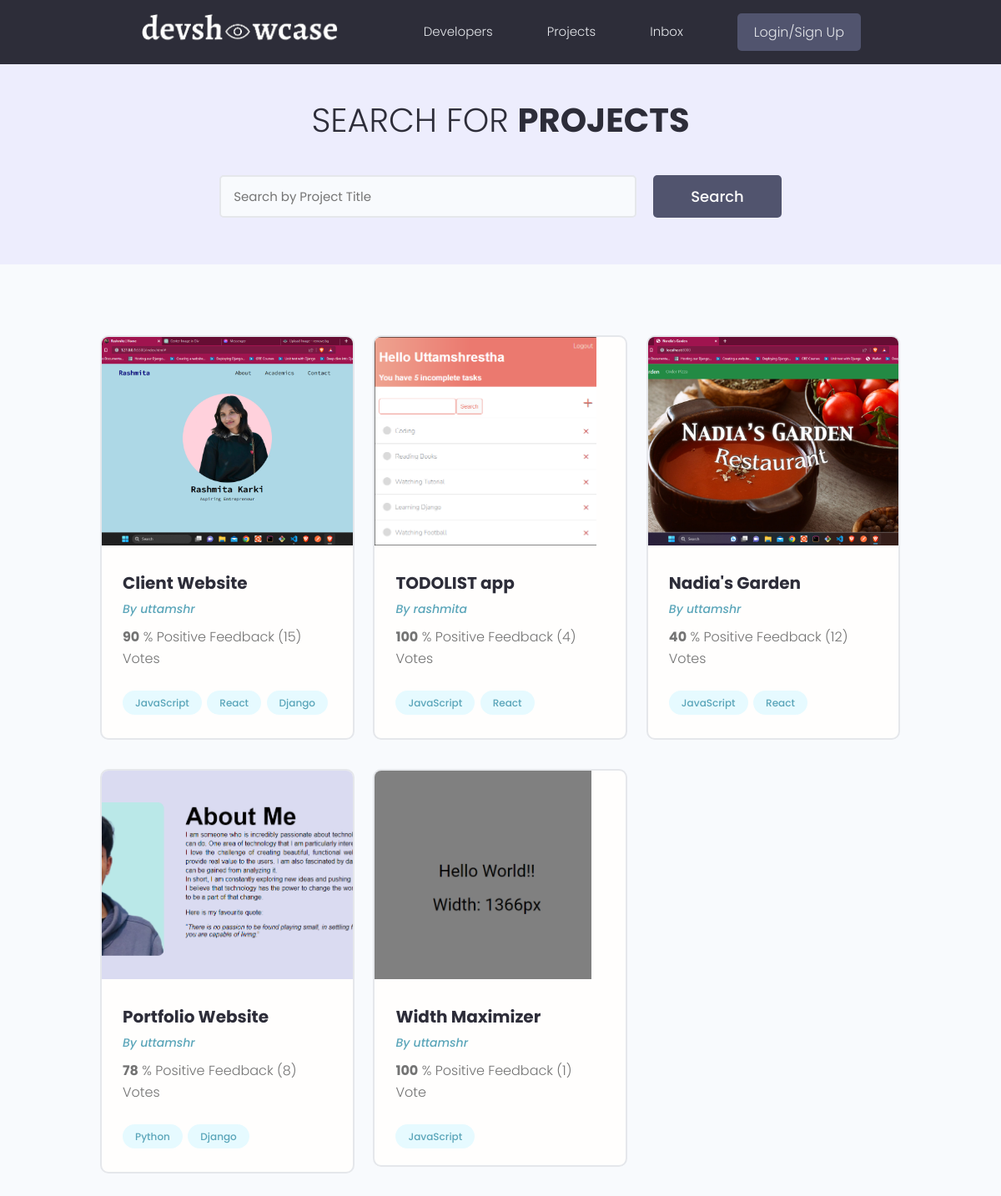
/projects/, run on the app's committed database.
### application/models.py (models this page shows, shortened)
class Project (models.Model):
    owner = models.ForeignKey(Profile, blank = True, null = True, on_delete = models.SET_NULL )  # Create the owner for the project and don't delete the project when the user id is deleted by any circumstances.
    title = models.CharField(max_length = 200)
    description = models.TextField(blank = True, null = True)
    project_image = models.ImageField(blank = True, null = True, default = "default.jpg") # to add images to the DB.
    demo_link = models.CharField(max_length=2000, blank = True, null = True)
    source_link = models.CharField(max_length = 2000, blank = True, null = True)
    tags = models.ManyToManyField('Tag', blank = True)  # it lets user select content of Tag table.
    vote_total = models.IntegerField(default = 0, null = True, blank = True)
    vote_ratio = models.IntegerField(default = 0, null = True, blank = True)
    created = models.DateTimeField(auto_now_add=True)
    id = models.UUIDField(default=uuid.uuid4, primary_key=True, unique=True, editable=False) # generate random unique id

class Tag(models.Model):
    name = models.CharField(max_length = 200)
    created = models.DateTimeField(auto_now_add=True)
    id = models.UUIDField(default = uuid.uuid4, primary_key = True, editable = False) # generate random unique ID
    def __str__(self):
        return self.name

### users/models.py (models this page shows)
class Profile(models.Model):
    user = models.OneToOneField(User, on_delete=models.CASCADE, null = True, blank = True)  # User has one to one relationship with their Profile means user can create only one Profile.
    name = models.CharField(max_length = 100, blank = True, null = True)
    email = models.EmailField(max_length = 50, blank = True, null = True)
    username = models.CharField(max_length = 20, blank = True, null = True)
    short_intro = models.CharField(max_length = 200, blank = True, null = True)
    location = models.CharField(max_length = 200, blank = True, null = True)
    bio = models.TextField(blank = True, null = True)
    profile_image = models.ImageField(null = True, blank = True, upload_to = 'users/', default='users/user-default.png')
    social_github = models.CharField(max_length = 200, blank = True, null = True)     # user can add github
    social_linkedin = models.CharField(max_length = 200, blank = True, null = True)   # user can add linkedin
    social_website = models.CharField(max_length = 200, blank = True, null = True)    # user can add their website.
    created = models.DateTimeField(auto_now_add=True)
    id = models.UUIDField(default = uuid.uuid4, primary_key = True, editable = False)
    def __str__(self):
        return str(self.user.username)

### application/views.py (the view)
# urls.py: path("", views.projects, name="projects"),    # list view
def projects(request):  # list view
    projects = models.Project.objects.all() # quering all the projects and storing in projects
    context = {'projects': projects}
    return render(request, 'application/projects.html', context)

### template/application/projects.html (shortened to what this page needs)
{% extends 'application/main.html' %}
{% block content %}
<main class="projects">
    <section class="hero-section text-center">
      <div class="container container--narrow">
        <div class="hero-section__box">
          <h2>Search for <span>Projects</span></h2>
        </div>
        <div class="hero-section__search">
          <form class="form" action="#" method="get">
            <div class="form__field">
              <input class="input input--text" id="formInput#search" type="text" name="text"
                placeholder="Search by Project Title" />
            </div>
            <input class="btn btn--sub btn--lg" type="submit" value="Search" />
          </form>
        </div>
      </div>
    </section>
    <section class="projectsList">
      <div class="container">
        <div class="grid grid--three">
            {% for project in projects %}
          <div class="column">
            <div class="card project">
              <a href="{% url 'project' project.id %}" class="project">
                <img class="project__thumbnail" src="{{ project.project_image.url }}" alt="project thumbnail" />
                <div class="card__body">
                  <h3 class="project__title">{{project.title}}</h3>
                  <p><a class="project__author" href="{% url 'user-profile' project.owner.id %}">By {{project.owner}}</a></p>
                  <p class="project--rating">
                    <span style="font-weight: bold;">{{project.vote_ratio}}</span> % Positive
                    Feedback ({{project.vote_total}}) Vote{{project.vote_total|pluralize:"s"}}
                  </p>
                  <div class="project__tags">
                    {% for tag in project.tags.all %}
                    <span class="tag tag--pill tag--main">
                      <small>{{tag}}</small>
                    </span>
                    {% endfor %}
                  </div>
                </div>
              </a>
            </div>
          </div>
          {% endfor %}
        </div>
      </div>
    </section>
  </main>
{% endblock content %}

### static/styles/app.css (style rules this page uses)
:root { --color-sub: #2d2d39; }
.btn--sub { background-color: var(--color-sub-light); }
.card { border: 2px solid var(--color-light); }
img { width: 100%; }
.hero-section { height: 40vh; display: flex; align-items: center; background-color: var(--color-sub); }
.hero-section__box { margin-bottom: 4rem; }
.hero-section__box > h2, .hero-section__box > h2 > span { font-size: 4rem; color: var(--color-light); line-height: 1.3; text-transform: uppercase; }
.hero-section__box > h2 { font-weight: 300; }
.hero-section__box > h2 > span { font-weight: 700; }
.hero-section__search > .form { display: flex; align-items: center; justify-content: center; gap: 2rem; }
.hero-section__search > .form input.input--text { width: 50rem; }
.project__author { font-size: 1.4rem; font-style: italic; }
.project--rating { margin-bottom: 1.6em; margin-top: .5em; }
.projects > .hero-section { background: var(--color-sub-lighter); height: 30vh; }
.projects .hero-section__box { margin-bottom: 2.5rem; }
.projects .hero-section__box > h2 { color: var(--color-sub); }
.projects .hero-section__box > h2 > span { font-weight: 700; color: var(--color-sub); }
.projectsList { margin-top: 8rem; }
.project__thumbnail { height: 25rem; object-fit: cover; object-position: top center; }
.project__title { font-size: 2rem; font-weight: 700; color: var(--color-sub); }

### static/uikit/styles/modules/_variables.css (style rules this page uses)
:root { --color-main: #5aa5b9; --color-main-light: #e6faff; --color-sub: #3f4156; --color-sub-light: #51546e; --color-sub-lighter: #ededfd; --color-text: #737373; --color-gray: #8b8b8b; --color-light: #e5e7eb; --color-light-gray: #767676; --color-bg: #f8fafd; --color-white: #fffefd; --color-white-light: #f3f3f3; --color-success: #359e64; --color-success-bg: #def8e8; --color-error: #fc4b0b; --color-error-bg: #fff2ee; --font-base: 'Poppins', arial, helvetica, 'Segoe UI', roboto, ubuntu, sans-serif; --font-monospace: 'Fira Code', 'Courier New', courier, monospace; --font-regular: 300; --font-medium: 500; --font-bold: 700; --generic-shadow: 1px 1px 5px #00000010; --generic-transition: all 0.3s ease-in-out; }

### static/uikit/styles/modules/_base.css (style rules this page uses)
* { margin: 0; padding: 0; box-sizing: border-box; text-rendering: optimizeLegibility; color: inherit; font-size: inherit; }
html { font-size: 50%; }
@media only screen and (min-width: 480px) { html { font-size: 56.25%; } }
@media only screen and (min-width: 1200px) { html { font-size: 62.5%; } }
body { line-height: 1.6; font-weight: 400; font-size: 1.5rem; color: var(--color-text); background-color: var(--color-bg); min-height: 100vh; }

### static/uikit/styles/modules/_typography.css (style rules this page uses)
* { font-family: var(--font-base); }
h2 { font-size: 3.6rem; font-weight: var(--font-bold); }
h3 { font-size: 3.2rem; font-weight: var(--font-medium); }
p, span, strong { font-size: 1.6rem; color: var(--color-text); font-weight: var(--font-regular); }
a { padding-bottom: 2px; text-decoration: none; display: inline-block; color: var(--color-main); font-weight: var(--font-medium); }

### static/uikit/styles/modules/_utilities.css (style rules this page uses)
.container { width: 92%; max-width: 165rem; margin: 0 auto; box-sizing: border-box; }
.container--narrow { width: 92%; max-width: 120rem; }
@media screen and (min-width: 1000px) { .container { width: 90%; } }
@media screen and (min-width: 1000px) { .container--narrow { width: 85%; } }
@media screen and (min-width: 1200px) { .container { width: 80%; } }
@media screen and (min-width: 1200px) { .container--narrow { width: 72%; } }
.text-center { text-align: center; }

### static/uikit/styles/modules/_button.css (style rules this page uses)
.btn { display: inline-block; position: relative; cursor: pointer; background-color: var(--color-light); font-weight: var(--font-medium); color: var(--color-sub); text-decoration: none; padding: 1rem 2rem; border-radius: 0.5rem; border: none; width: -webkit-fit-content; width: -moz-fit-content; width: fit-content; height: -webkit-fit-content; height: -moz-fit-content; height: fit-content; font-size: 1.6rem; outline-width: 0; outline-color: transparent; -webkit-backface-visibility: hidden; backface-visibility: hidden; transition: all 0.3s ease-in-out; }
.btn--sub { background-color: var(--color-sub); color: var(--color-white); }
.btn--lg { font-size: 1.8rem; padding: 1.2rem 4.5rem; }

### static/uikit/styles/modules/_card.css (style rules this page uses)
.card { border-radius: 1rem; background-color: var(--color-white); border: 1.5px solid var(--color-light); width: auto; height: auto; margin-top: 0.5rem; margin-bottom: 0.5rem; overflow: hidden; }
.card__body, .card__header { padding: 2rem 2.5rem; }

### data on the page
Project: project_image (picture), title "Client Website", owner "uttamshr", vote_ratio "90", vote_total "15"
Tag: name "JavaScript"
Tag: name "React"
Tag: name "Django"
Project: project_image (picture), title "TODOLIST app", owner "rashmita", vote_ratio "100", vote_total "4"
Project: project_image (picture), title "Nadia's Garden", owner "uttamshr", vote_ratio "40", vote_total "12"
Project: project_image (picture), title "Portfolio Website", owner "uttamshr", vote_ratio "78", vote_total "8"
Tag: name "Python"
Project: project_image (picture), title "Width Maximizer", owner "uttamshr", vote_ratio "100", vote_total "1"
